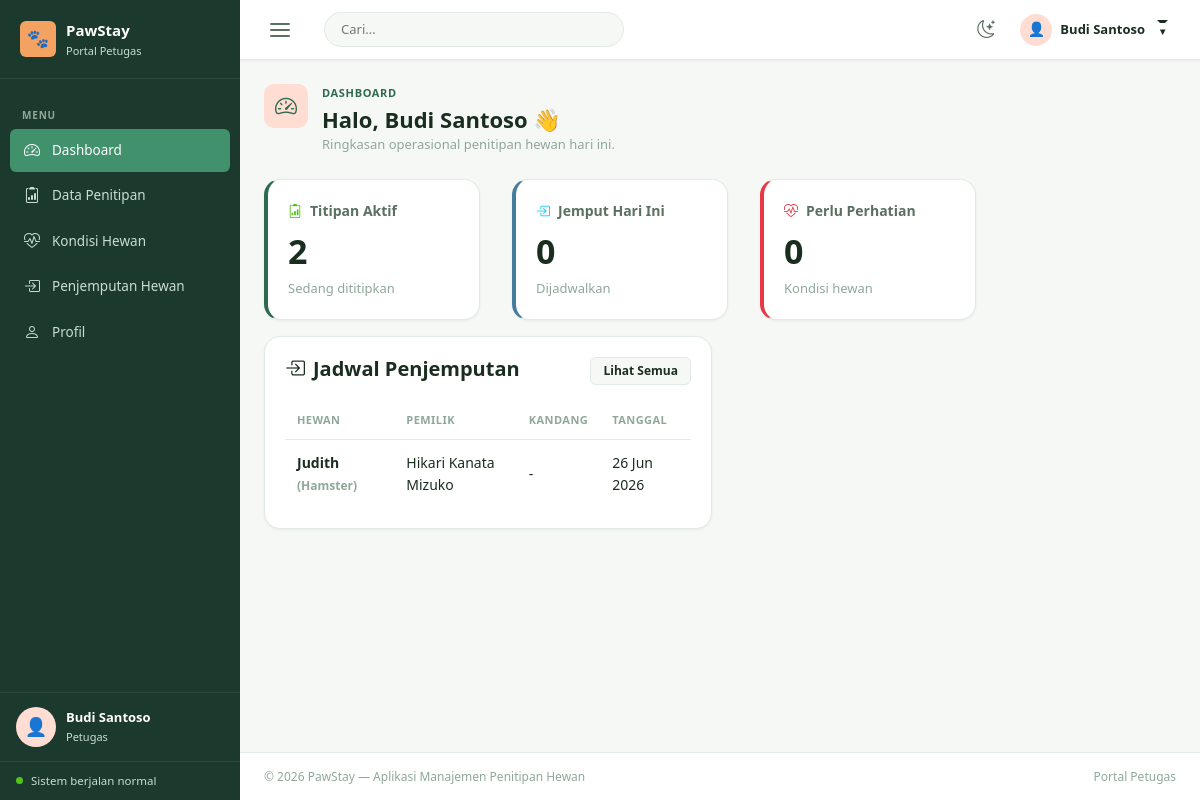
The page /pawstay/petugas-dashboard.php (signed in) on the database its author committed.
### tables this page shows
CREATE TABLE `penjemputan` (
  `id_penjemputan` int(10) UNSIGNED NOT NULL,
  `id_penitipan` int(10) UNSIGNED NOT NULL,
  `id_petugas` int(10) UNSIGNED DEFAULT NULL,
  `tanggal_dijadwalkan` date DEFAULT NULL,
  `tanggal_jemput` datetime DEFAULT NULL,
  `dijemput_oleh` varchar(100) DEFAULT NULL,
  `status` enum('Dijadwalkan','Sudah Dijemput','Terlambat') NOT NULL DEFAULT 'Dijadwalkan',
  `catatan` text DEFAULT NULL,
  `created_at` datetime NOT NULL DEFAULT current_timestamp(),
  `updated_at` datetime NOT NULL DEFAULT current_timestamp() ON UPDATE current_timestamp()
);

CREATE TABLE `hewan` (
  `id_hewan` int(10) UNSIGNED NOT NULL,
  `id_pemilik` int(10) UNSIGNED NOT NULL,
  `nama_hewan` varchar(100) NOT NULL,
  `jenis_hewan` varchar(50) NOT NULL,
  `ras` varchar(100) DEFAULT NULL,
  `umur` int(11) DEFAULT NULL,
  `berat` decimal(5,2) DEFAULT NULL,
  `keterangan` text DEFAULT NULL,
  `foto` varchar(255) DEFAULT NULL,
  `created_at` datetime NOT NULL DEFAULT current_timestamp(),
  `updated_at` datetime NOT NULL DEFAULT current_timestamp() ON UPDATE current_timestamp()
);

CREATE TABLE `pemilik` (
  `id_pemilik` int(10) UNSIGNED NOT NULL,
  `nama_pemilik` varchar(100) NOT NULL,
  `username` varchar(50) NOT NULL,
  `password` varchar(255) NOT NULL,
  `email` varchar(100) NOT NULL,
  `no_telepon` varchar(20) DEFAULT NULL,
  `no_hp` varchar(20) NOT NULL,
  `alamat` text DEFAULT NULL,
  `foto` varchar(255) DEFAULT NULL,
  `created_at` datetime NOT NULL DEFAULT current_timestamp(),
  `updated_at` datetime NOT NULL DEFAULT current_timestamp() ON UPDATE current_timestamp()
);

CREATE TABLE `penitipan` (
  `id_penitipan` int(10) UNSIGNED NOT NULL,
  `id_hewan` int(10) UNSIGNED NOT NULL,
  `id_petugas` int(10) UNSIGNED DEFAULT NULL,
  `tanggal_masuk` date NOT NULL,
  `tanggal_keluar` date DEFAULT NULL,
  `kandang` varchar(20) DEFAULT NULL,
  `status` enum('Menunggu Verifikasi','Aktif','Selesai','Batal') NOT NULL DEFAULT 'Menunggu Verifikasi',
  `catatan` text DEFAULT NULL,
  `terverifikasi_at` datetime DEFAULT NULL,
  `created_at` datetime NOT NULL DEFAULT current_timestamp(),
  `updated_at` datetime NOT NULL DEFAULT current_timestamp() ON UPDATE current_timestamp()
);

### pawstay/koneksi.php (called while the page is built, shortened)
<?php
try {
    $dsn = sprintf(
        'mysql:host=%s;dbname=%s;charset=%s',
        DB_HOST, DB_NAME, DB_CHARSET
    );
    $pdo = new PDO($dsn, DB_USER, DB_PASS, [
        PDO::ATTR_ERRMODE            => PDO::ERRMODE_EXCEPTION,
        PDO::ATTR_DEFAULT_FETCH_MODE => PDO::FETCH_ASSOC,
        PDO::ATTR_EMULATE_PREPARES   => false,
    ]);
} catch (PDOException $e) {
    http_response_code(500);
    die(json_encode([
        'status'  => 'error',
        'message' => 'Koneksi database gagal. Silakan hubungi administrator.',
        'detail'  => (ini_get('display_errors') ? $e->getMessage() : null),
    ]));
}
function dbFetchAll(string $sql, array $params = []): array
{
    global $pdo;
    $stmt = $pdo->prepare($sql);
    $stmt->execute($params);
    return $stmt->fetchAll();
}
function dbFetchOne(string $sql, array $params = []): array|false
{
    global $pdo;
    $stmt = $pdo->prepare($sql);
    $stmt->execute($params);
    return $stmt->fetch();
}
function namaPetugas(): string
{
    return htmlspecialchars($_SESSION['nama_petugas'] ?? 'Petugas', ENT_QUOTES, 'UTF-8');
}

### pawstay/petugas-dashboard.php (the view, shortened to what this page needs)
<?php
require_once 'koneksi.php';
$titipanAktif        = dbFetchOne("SELECT COUNT(*) AS c FROM penitipan WHERE status = 'Aktif'");
$jadwalJemputHariIni  = dbFetchOne("SELECT COUNT(*) AS c FROM penjemputan WHERE status = 'Dijadwalkan' AND tanggal_dijadwalkan = CURDATE()");
$kondisiPerluPerhatian = dbFetchOne("
  SELECT COUNT(*) AS c FROM kondisi_hewan k
  JOIN penitipan pt ON pt.id_penitipan = k.id_penitipan
  WHERE pt.status = 'Aktif'
    AND k.kondisi IN ('Sakit','Perlu Perhatian Khusus','Kurang Sehat')
    AND k.id_kondisi IN (SELECT MAX(id_kondisi) FROM kondisi_hewan GROUP BY id_penitipan)
");
$jadwalJemput = dbFetchAll("
  SELECT pj.id_penjemputan, pj.tanggal_dijadwalkan, h.nama_hewan, h.jenis_hewan, pm.nama_pemilik, pt.kandang
  FROM penjemputan pj
  JOIN penitipan pt ON pt.id_penitipan = pj.id_penitipan
  JOIN hewan h ON h.id_hewan = pt.id_hewan
  JOIN pemilik pm ON pm.id_pemilik = h.id_pemilik
  WHERE pj.status = 'Dijadwalkan'
  ORDER BY pj.tanggal_dijadwalkan ASC
  LIMIT 5
");
?>
<!DOCTYPE html>
<html lang="id" data-theme="light">
<head>
  <link href="https://cdn.jsdelivr.net/npm/bootstrap@5.3.3/dist/css/bootstrap.min.css" rel="stylesheet">
  <link href="https://cdn.jsdelivr.net/npm/bootstrap@5.3.3/dist/css/bootstrap.min.css" rel="stylesheet">
  <link rel="stylesheet" href="https://cdn.jsdelivr.net/npm/bootstrap-icons@1.11.3/font/bootstrap-icons.min.css">
  <link rel="stylesheet" href="style.css">
</head>
<body>
<?php include 'partials/petugas-header.php'; ?>
      <div class="page-heading">
        <div class="page-heading-copy">
          <span class="page-icon"><i class="bi bi-speedometer2"></i></span>
          <div>
            <p class="eyebrow mb-1">Dashboard</p>
            <h1 style="font-size:22px;font-weight:700;margin-bottom:2px">Halo, <?= $namaPetugas ?> 👋</h1>
            <p class="text-muted mb-0" style="font-size:13px">Ringkasan operasional penitipan hewan hari ini.</p>
          </div>
        </div>
      </div>
      <div class="row g-3 mb-3">
        <div class="col-md-3 col-6">
          <div class="stat-card" style="border-left:4px solid #2D6A4F;">
            <div class="stat-label"><i class="bi bi-clipboard2-data text-success"></i> Titipan Aktif</div>
            <div class="stat-value"><?= $titipanAktif['c'] ?></div>
            <div class="stat-sub">Sedang dititipkan</div>
          </div>
        </div>
        <div class="col-md-3 col-6">
          <div class="stat-card" style="border-left:4px solid #457B9D;">
            <div class="stat-label"><i class="bi bi-box-arrow-in-right text-info"></i> Jemput Hari Ini</div>
            <div class="stat-value"><?= $jadwalJemputHariIni['c'] ?></div>
            <div class="stat-sub">Dijadwalkan</div>
          </div>
        </div>
        <div class="col-md-3 col-6">
          <div class="stat-card" style="border-left:4px solid #E63946;">
            <div class="stat-label"><i class="bi bi-heart-pulse text-danger"></i> Perlu Perhatian</div>
            <div class="stat-value"><?= $kondisiPerluPerhatian['c'] ?></div>
            <div class="stat-sub">Kondisi hewan</div>
          </div>
        </div>
      </div>
      <div class="row g-3">
        <div class="col-lg-6">
          <div class="panel h-100">
            <div class="panel-header">
              <h2 class="section-title h5 mb-0"><i class="bi bi-box-arrow-in-right"></i> Jadwal Penjemputan</h2>
              <a href="petugas-penjemputan.php" class="btn btn-light btn-sm">Lihat Semua</a>
            </div>
            <div class="table-responsive">
              <table>
                <thead>
                  <tr><th>Hewan</th><th>Pemilik</th><th>Kandang</th><th>Tanggal</th></tr>
                </thead>
                <tbody>
                  <?php if (count($jadwalJemput) === 0): ?>
                  <tr><td colspan="4" style="text-align:center;padding:24px;color:var(--text-muted);">Tidak ada jadwal penjemputan.</td></tr>
                  <?php else: foreach ($jadwalJemput as $j): ?>
                  <tr>
                    <td class="fw-semibold"><?= htmlspecialchars($j['nama_hewan']) ?> <span class="text-muted small">(<?= htmlspecialchars($j['jenis_hewan']) ?>)</span></td>
                    <td><?= htmlspecialchars($j['nama_pemilik']) ?></td>
                    <td><?= htmlspecialchars($j['kandang'] ?? '-') ?></td>
                    <td><?= $j['tanggal_dijadwalkan'] ? date('d M Y', strtotime($j['tanggal_dijadwalkan'])) : '-' ?></td>
                  </tr>
                  <?php endforeach; endif; ?>
                </tbody>
              </table>
            </div>
          </div>
        </div>
      </div>
<?php include 'partials/petugas-footer.php'; ?>

### pawstay/style.css (style rules this page uses)
:root { --brand-primary: #2D6A4F; --brand-primary-light: #40916C; --brand-accent: #F4A261; --brand-accent-light: #FFDDD2; --bg-body: #F6F8F5; --bg-surface: #FFFFFF; --bg-sidebar: #1B3A2D; --bg-sidebar-hover: #2D6A4F; --bg-sidebar-active: #40916C; --text-primary: #1A2E1F; --text-secondary: #5A7060; --text-muted: #8FA89A; --text-sidebar: #C8DDD1; --text-sidebar-active: #FFFFFF; --border-color: #E2EAE5; --radius-sm: 6px; --radius-md: 10px; --radius-lg: 16px; --shadow-sm: 0 1px 3px rgba(0,0,0,.06); --shadow-md: 0 4px 16px rgba(0,0,0,.08); --sidebar-w: 240px; --navbar-h: 60px; --success: #2D6A4F; --warning: #F4A261; --danger: #E63946; --info: #457B9D; }
*, *::before, *::after { box-sizing: border-box; margin: 0; padding: 0; }
body { font-family: 'Segoe UI', system-ui, sans-serif; background: var(--bg-body); color: var(--text-primary); font-size: 14px; line-height: 1.6; }
a { text-decoration: none; color: inherit; }
.page-heading { display: flex; align-items: flex-start; justify-content: space-between; flex-wrap: wrap; gap: 12px; margin-bottom: 24px; }
.page-heading-copy { display: flex; align-items: flex-start; gap: 14px; }
.page-icon { width: 44px; height: 44px; background: var(--brand-accent-light); border-radius: var(--radius-md); display: flex; align-items: center; justify-content: center; font-size: 22px; flex-shrink: 0; color: var(--brand-primary); }
.eyebrow { font-size: 11px; font-weight: 700; text-transform: uppercase; letter-spacing: .06em; color: var(--brand-primary); }
.panel { background: var(--bg-surface); border: 1px solid var(--border-color); border-radius: var(--radius-lg); padding: 20px; box-shadow: var(--shadow-sm); }
.panel-header { display: flex; align-items: flex-start; justify-content: space-between; gap: 12px; margin-bottom: 16px; flex-wrap: wrap; }
.section-title { display: flex; align-items: center; gap: 8px; color: var(--text-primary); font-weight: 600; }
.stat-card { background: var(--bg-surface); border: 1px solid var(--border-color); border-radius: var(--radius-lg); padding: 20px; box-shadow: var(--shadow-sm); height: 100%; transition: .2s; }
.stat-label { display:flex; align-items:center; gap:8px; font-size:14px; font-weight:600; color:var(--text-secondary); margin-bottom:12px; }
.stat-value { font-size:34px; font-weight:700; color:var(--text-primary); line-height:1; }
.stat-sub { margin-top:10px; font-size:13px; color:var(--text-muted); }
.row { display: flex; flex-wrap: wrap; }
.g-3 { gap: 16px; }
.mb-0 { margin-bottom: 0; }
.mb-1 { margin-bottom: 4px; }
.mb-3 { margin-bottom: 12px; }
.h-100 { height: 100%; }
.text-muted { color: var(--text-muted) !important; }
.text-success { color: #52C41A !important; }
.text-danger { color: var(--danger) !important; }
.fw-semibold { font-weight: 600; }
.small { font-size: 12px; }
.btn { display: inline-flex; align-items: center; gap: 6px; padding: 7px 16px; border-radius: var(--radius-sm); border: none; cursor: pointer; font-size: 13px; font-weight: 600; transition: opacity .15s, background .15s; }
.btn-light { background: var(--bg-body); border: 1px solid var(--border-color); color: var(--text-primary); }
.btn-sm { padding: 4px 12px; font-size: 12px; }
table { width: 100%; border-collapse: collapse; }
thead th { padding: 10px 12px; font-size: 11px; font-weight: 700; text-transform: uppercase; letter-spacing: .04em; color: var(--text-muted); border-bottom: 1px solid var(--border-color); text-align: left; }
tbody td { padding: 12px; border-bottom: 1px solid var(--border-color); vertical-align: middle; }
tbody tr:last-child td { border-bottom: none; }
.table-responsive { overflow-x: auto; }

### rows shown on the page
penjemputan: hewan.nama_hewan "Judith", hewan.jenis_hewan "Hamster", pemilik.nama_pemilik "Hikari Kanata Mizuko", id_penitipan.kandang "-", tanggal_dijadwalkan "26 Jun 2026"

### other values the page prints
$namaPetugas "Budi Santoso"
$titipanAktif['c'] "2"
$jadwalJemputHariIni['c'] "0"
$kondisiPerluPerhatian['c'] "0"
